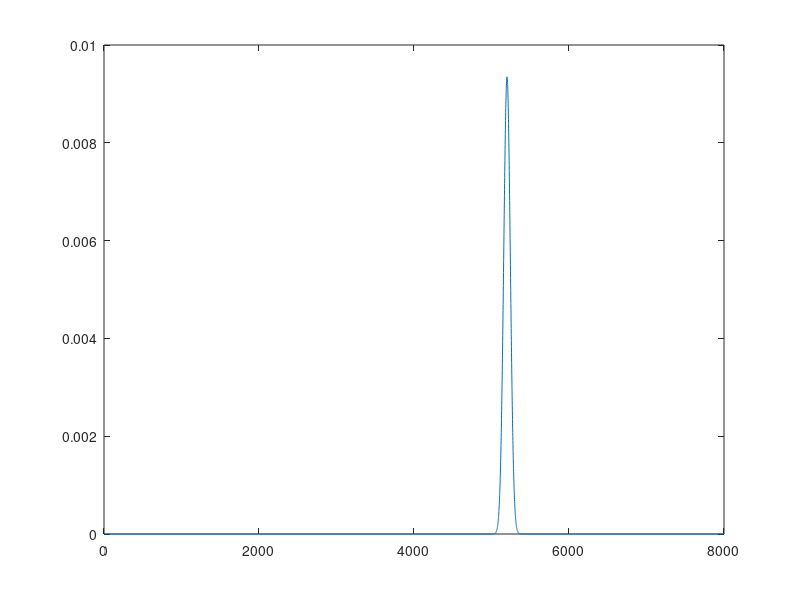

MATLAB code to generate this figure:
format long g

participants = 8000;
prop_reduce = 0.65;
exactPart = 5250;
Y = binopdf(exactPart ,participants, prop_reduce);
disp("P(5250 success)= "+Y*100);

totalY = binocdf(5250, participants, prop_reduce);
disp(">=5250 experiencing migrains: " + totalY*100);

%What is the expected number of participants who will experience a
%reduction in migrains
%For binomials Expected is n*p
expected = participants*prop_reduce;
disp("Expected: "+expected);

%For binomials, variance is p(1-p)
biVar = 0;
for i=1:participants
    biVar = biVar + prop_reduce*(1-prop_reduce);
end
disp("Variance: " + biVar);

%What is the probability that no more than 3000 participants will not
%experience a reduction in migraines
%No more than 3000 fail
start = participants-3000;
s = 0.0;
for i=start:participants
    s=s+binopdf(i,participants, prop_reduce);
end
disp("Succeded: "+s);

time = 1:participants;
plot(time, binopdf(time,participants, prop_reduce));